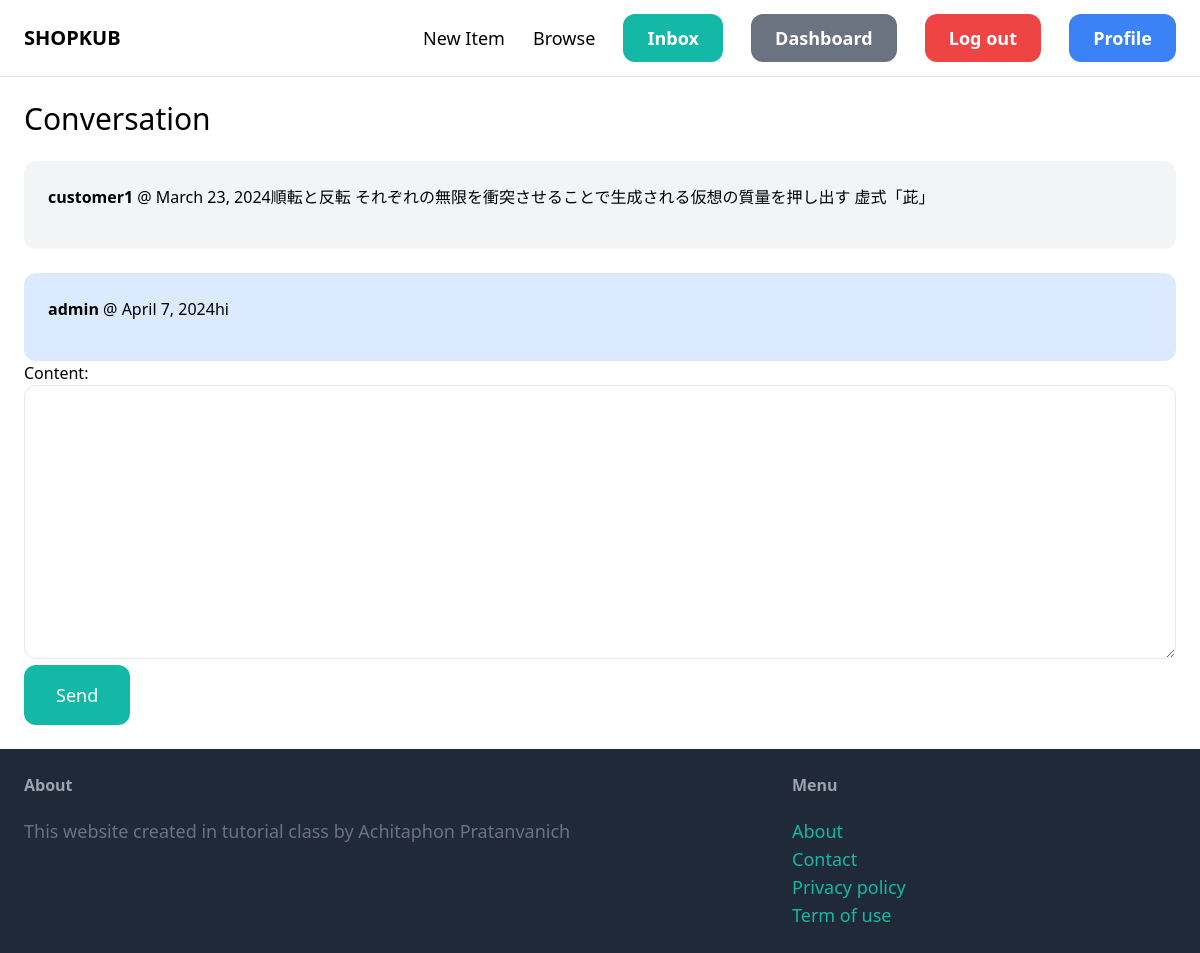
The page /inbox/2/ (signed in) on the database its author committed.
### conversation/models.py (models this page shows)
class ConversationMessage(models.Model):
    conversation = models.ForeignKey(Conversation, related_name="messages", on_delete=models.CASCADE)
    content = models.TextField()
    created_at = models.DateField(auto_now_add=True)
    created_by = models.ForeignKey(User, related_name="created_messages", on_delete=models.CASCADE)

### conversation/views.py (the view)
# urls.py: path("<int:pk>/", views.detail, name="detail"),
@login_required
def detail(request, pk):
    conversation = Conversation.objects.filter(members__in=[request.user.id]).get(pk=pk)
    if request.method == "POST":
        form = ConversationMessageForm(request.POST)
        if form.is_valid():
            conversation_message = form.save(commit=False)
            conversation_message.conversation = conversation
            conversation_message.created_by = request.user
            conversation_message.save()
            return redirect('conversation:detail', pk=pk)
    else:
        form = ConversationMessageForm()
    return render(request, "conversation/detail.html", {
        "conversation":conversation,
        "form": form
    })

### conversation/forms.py
class ConversationMessageForm(forms.ModelForm):
    class Meta:
        model = ConversationMessage
        fields = ('content',)
        widgets = {
            'content': forms.Textarea(attrs={
                'class':'w-full py-4 px-6 rounded-xl border'
            })
        }

### conversation/templates/conversation/detail.html (shortened to what this page needs)
{% extends 'core/base.html' %}
{% block content %}
<h1 class="mb-6 text-3xl">Conversation </h1>
<div class="space-y-6">
    {% for message in conversation.messages.all %}
        <div class="p-6 flex {% if message.created_by == request.user %} bg-blue-100 {% else %} bg-gray-100 {% endif %} rounded-xl">
            <p class="mb-4"><strong>{{message.created_by.username}}</strong> @ {{message.created_at}} </p>
            <p> {{message.content}} </p>
        </div>
    {% endfor %}
</div>
<form method="post" action=".">
    {{ form.as_p }}
    <button class="py-4 px-8 text-lg bg-teal-500 hover:bg-teal-700 rounded-xl text-white">Send</button>
</form>
{% endblock %}

### rows shown on the page
ConversationMessage: created_by.username "customer1", created_at "March 23, 2024", content "順転と反転 それぞれの無限を衝突させることで生成される仮想の質量を押し出す 虚式「茈」"
ConversationMessage: created_by.username "admin", created_at "April 7, 2024", content "hi"
